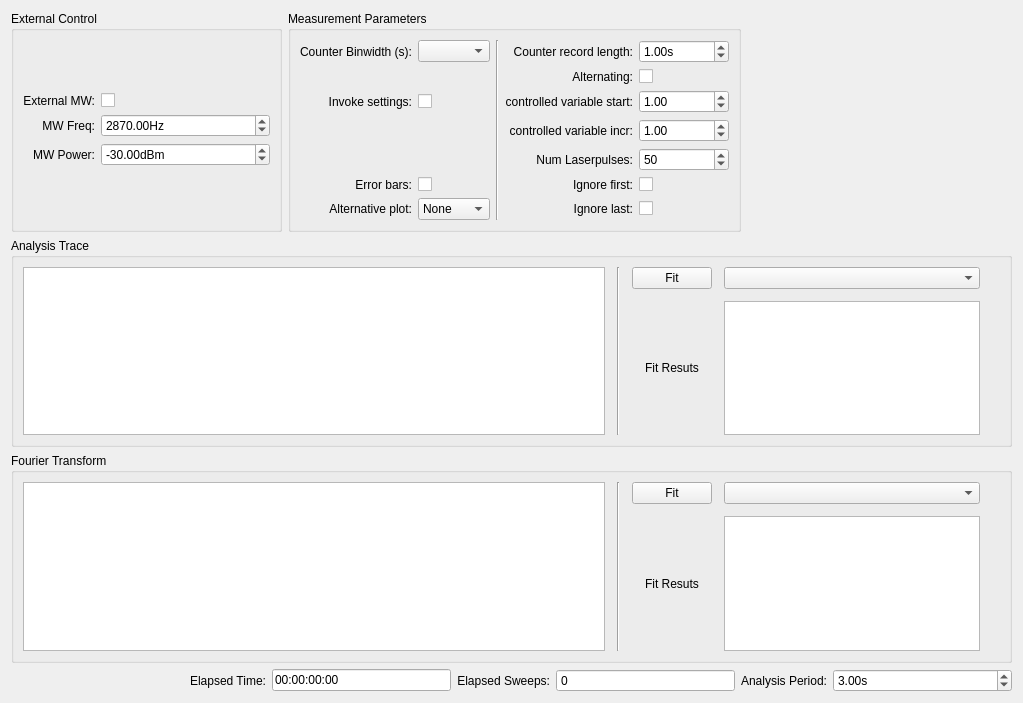
<?xml version="1.0" encoding="UTF-8"?>
<ui version="4.0">
 <class>pa</class>
 <widget class="QWidget" name="pa">
  <property name="geometry">
   <rect>
    <x>0</x>
    <y>0</y>
    <width>1023</width>
    <height>703</height>
   </rect>
  </property>
  <property name="windowTitle">
   <string>Form</string>
  </property>
  <layout class="QGridLayout" name="gridLayout">
   <item row="4" column="0" colspan="11">
    <widget class="QGroupBox" name="second_plot_GroupBox">
     <property name="title">
      <string>Fourier Transform</string>
     </property>
     <layout class="QGridLayout" name="gridLayout_23">
      <item row="0" column="0">
       <layout class="QHBoxLayout" name="horizontalLayout_4">
        <property name="spacing">
         <number>12</number>
        </property>
        <item>
         <widget class="PlotWidget" name="pulse_analysis_second_PlotWidget"/>
        </item>
        <item>
         <widget class="Line" name="line_3">
          <property name="orientation">
           <enum>Qt::Vertical</enum>
          </property>
         </widget>
        </item>
        <item>
         <layout class="QGridLayout" name="gridLayout_31">
          <item row="0" column="0">
           <widget class="QPushButton" name="alt_fit_param_PushButton">
            <property name="sizePolicy">
             <sizepolicy hsizetype="Preferred" vsizetype="Fixed">
              <horstretch>0</horstretch>
              <verstretch>0</verstretch>
             </sizepolicy>
            </property>
            <property name="text">
             <string>Fit</string>
            </property>
           </widget>
          </item>
          <item row="1" column="1">
           <widget class="QTextBrowser" name="alt_fit_param_results_TextBrowser">
            <property name="sizePolicy">
             <sizepolicy hsizetype="Preferred" vsizetype="Preferred">
              <horstretch>0</horstretch>
              <verstretch>0</verstretch>
             </sizepolicy>
            </property>
            <property name="font">
             <font>
              <kerning>false</kerning>
             </font>
            </property>
           </widget>
          </item>
          <item row="0" column="1">
           <widget class="FitSettingsComboBox" name="fit_param_alt_fit_func_ComboBox">
            <property name="sizePolicy">
             <sizepolicy hsizetype="Preferred" vsizetype="Fixed">
              <horstretch>0</horstretch>
              <verstretch>0</verstretch>
             </sizepolicy>
            </property>
           </widget>
          </item>
          <item row="1" column="0">
           <widget class="QLabel" name="label_27">
            <property name="sizePolicy">
             <sizepolicy hsizetype="Preferred" vsizetype="Preferred">
              <horstretch>0</horstretch>
              <verstretch>0</verstretch>
             </sizepolicy>
            </property>
            <property name="text">
             <string>Fit Resuts</string>
            </property>
            <property name="alignment">
             <set>Qt::AlignCenter</set>
            </property>
           </widget>
          </item>
         </layout>
        </item>
       </layout>
      </item>
      <item row="0" column="1">
       <spacer name="verticalSpacer_2">
        <property name="orientation">
         <enum>Qt::Vertical</enum>
        </property>
        <property name="sizeHint" stdset="0">
         <size>
          <width>20</width>
          <height>5000</height>
         </size>
        </property>
       </spacer>
      </item>
     </layout>
    </widget>
   </item>
   <item row="3" column="0" colspan="11">
    <widget class="QGroupBox" name="groupBox_6">
     <property name="title">
      <string>Analysis Trace</string>
     </property>
     <layout class="QGridLayout" name="gridLayout_19">
      <item row="1" column="0">
       <layout class="QHBoxLayout" name="horizontalLayout">
        <property name="spacing">
         <number>12</number>
        </property>
        <item>
         <widget class="PlotWidget" name="pulse_analysis_PlotWidget">
          <property name="sizeAdjustPolicy">
           <enum>QAbstractScrollArea::AdjustIgnored</enum>
          </property>
         </widget>
        </item>
        <item>
         <widget class="Line" name="line_2">
          <property name="sizePolicy">
           <sizepolicy hsizetype="Preferred" vsizetype="Minimum">
            <horstretch>0</horstretch>
            <verstretch>0</verstretch>
           </sizepolicy>
          </property>
          <property name="minimumSize">
           <size>
            <width>0</width>
            <height>0</height>
           </size>
          </property>
          <property name="orientation">
           <enum>Qt::Vertical</enum>
          </property>
         </widget>
        </item>
        <item>
         <layout class="QGridLayout" name="gridLayout_29">
          <item row="1" column="0">
           <widget class="QLabel" name="label_26">
            <property name="sizePolicy">
             <sizepolicy hsizetype="Preferred" vsizetype="Preferred">
              <horstretch>0</horstretch>
              <verstretch>0</verstretch>
             </sizepolicy>
            </property>
            <property name="text">
             <string>Fit Resuts</string>
            </property>
            <property name="alignment">
             <set>Qt::AlignCenter</set>
            </property>
           </widget>
          </item>
          <item row="0" column="0">
           <widget class="QPushButton" name="fit_param_PushButton">
            <property name="sizePolicy">
             <sizepolicy hsizetype="Preferred" vsizetype="Fixed">
              <horstretch>0</horstretch>
              <verstretch>0</verstretch>
             </sizepolicy>
            </property>
            <property name="text">
             <string>Fit</string>
            </property>
           </widget>
          </item>
          <item row="0" column="1">
           <widget class="FitSettingsComboBox" name="fit_param_fit_func_ComboBox">
            <property name="sizePolicy">
             <sizepolicy hsizetype="Preferred" vsizetype="Fixed">
              <horstretch>0</horstretch>
              <verstretch>0</verstretch>
             </sizepolicy>
            </property>
           </widget>
          </item>
          <item row="1" column="1">
           <widget class="QTextBrowser" name="fit_param_results_TextBrowser">
            <property name="sizePolicy">
             <sizepolicy hsizetype="Preferred" vsizetype="Preferred">
              <horstretch>0</horstretch>
              <verstretch>0</verstretch>
             </sizepolicy>
            </property>
            <property name="font">
             <font>
              <kerning>false</kerning>
             </font>
            </property>
           </widget>
          </item>
         </layout>
        </item>
       </layout>
      </item>
      <item row="1" column="1">
       <spacer name="verticalSpacer">
        <property name="orientation">
         <enum>Qt::Vertical</enum>
        </property>
        <property name="sizeHint" stdset="0">
         <size>
          <width>20</width>
          <height>5000</height>
         </size>
        </property>
       </spacer>
      </item>
     </layout>
    </widget>
   </item>
   <item row="5" column="0" colspan="11">
    <layout class="QHBoxLayout" name="horizontalLayout_2">
     <item>
      <spacer name="horizontalSpacer">
       <property name="orientation">
        <enum>Qt::Horizontal</enum>
       </property>
       <property name="sizeHint" stdset="0">
        <size>
         <width>40</width>
         <height>20</height>
        </size>
       </property>
      </spacer>
     </item>
     <item>
      <widget class="QLabel" name="time_param_elapsed_time_Label">
       <property name="text">
        <string>Elapsed Time:</string>
       </property>
       <property name="alignment">
        <set>Qt::AlignRight|Qt::AlignTrailing|Qt::AlignVCenter</set>
       </property>
      </widget>
     </item>
     <item>
      <widget class="QLineEdit" name="time_param_elapsed_time_LineEdit">
       <property name="maximumSize">
        <size>
         <width>16777215</width>
         <height>16777215</height>
        </size>
       </property>
       <property name="text">
        <string>00:00:00:00</string>
       </property>
      </widget>
     </item>
     <item>
      <widget class="QLabel" name="time_param_elapsed_sweep_Label">
       <property name="text">
        <string>Elapsed Sweeps:</string>
       </property>
       <property name="alignment">
        <set>Qt::AlignRight|Qt::AlignTrailing|Qt::AlignVCenter</set>
       </property>
      </widget>
     </item>
     <item>
      <widget class="ScienSpinBox" name="time_param_elapsed_sweep_SpinBox">
       <property name="sizePolicy">
        <sizepolicy hsizetype="Expanding" vsizetype="Fixed">
         <horstretch>0</horstretch>
         <verstretch>0</verstretch>
        </sizepolicy>
       </property>
       <property name="readOnly">
        <bool>true</bool>
       </property>
       <property name="buttonSymbols">
        <enum>QAbstractSpinBox::NoButtons</enum>
       </property>
       <property name="maximum">
        <number>999999999</number>
       </property>
      </widget>
     </item>
     <item>
      <widget class="QLabel" name="time_param_ana_periode_Label">
       <property name="text">
        <string>Analysis Period:</string>
       </property>
       <property name="alignment">
        <set>Qt::AlignRight|Qt::AlignTrailing|Qt::AlignVCenter</set>
       </property>
      </widget>
     </item>
     <item>
      <widget class="ScienDSpinBox" name="time_param_ana_periode_DoubleSpinBox">
       <property name="sizePolicy">
        <sizepolicy hsizetype="Expanding" vsizetype="Fixed">
         <horstretch>0</horstretch>
         <verstretch>0</verstretch>
        </sizepolicy>
       </property>
       <property name="suffix">
        <string>s</string>
       </property>
       <property name="minimum">
        <double>-1.000000000000000</double>
       </property>
       <property name="maximum">
        <double>999999999.000000000000000</double>
       </property>
       <property name="value">
        <double>3.000000000000000</double>
       </property>
      </widget>
     </item>
    </layout>
   </item>
   <item row="1" column="0" colspan="11">
    <layout class="QHBoxLayout" name="horizontalLayout_3">
     <item>
      <widget class="QGroupBox" name="groupBox_9">
       <property name="sizePolicy">
        <sizepolicy hsizetype="Preferred" vsizetype="Preferred">
         <horstretch>0</horstretch>
         <verstretch>0</verstretch>
        </sizepolicy>
       </property>
       <property name="maximumSize">
        <size>
         <width>300</width>
         <height>16777215</height>
        </size>
       </property>
       <property name="title">
        <string>External Control</string>
       </property>
       <layout class="QGridLayout" name="gridLayout_26">
        <item row="0" column="1">
         <layout class="QGridLayout" name="gridLayout_24">
          <item row="2" column="0">
           <widget class="QLabel" name="ext_control_mw_power_Label">
            <property name="text">
             <string>MW Power:</string>
            </property>
            <property name="alignment">
             <set>Qt::AlignRight|Qt::AlignTrailing|Qt::AlignVCenter</set>
            </property>
           </widget>
          </item>
          <item row="2" column="1">
           <widget class="ScienDSpinBox" name="ext_control_mw_power_DoubleSpinBox">
            <property name="sizePolicy">
             <sizepolicy hsizetype="Expanding" vsizetype="Fixed">
              <horstretch>0</horstretch>
              <verstretch>0</verstretch>
             </sizepolicy>
            </property>
            <property name="minimumSize">
             <size>
              <width>75</width>
              <height>0</height>
             </size>
            </property>
            <property name="maximumSize">
             <size>
              <width>200</width>
              <height>16777215</height>
             </size>
            </property>
            <property name="suffix">
             <string>dBm</string>
            </property>
            <property name="minimum">
             <double>-999999.000000000000000</double>
            </property>
            <property name="maximum">
             <double>999999.000000000000000</double>
            </property>
            <property name="value">
             <double>-30.000000000000000</double>
            </property>
           </widget>
          </item>
          <item row="0" column="0">
           <widget class="QLabel" name="label_34">
            <property name="text">
             <string>External MW:</string>
            </property>
            <property name="alignment">
             <set>Qt::AlignRight|Qt::AlignTrailing|Qt::AlignVCenter</set>
            </property>
           </widget>
          </item>
          <item row="1" column="0">
           <widget class="QLabel" name="ext_control_mw_freq_Label">
            <property name="text">
             <string>MW Freq:</string>
            </property>
            <property name="alignment">
             <set>Qt::AlignRight|Qt::AlignTrailing|Qt::AlignVCenter</set>
            </property>
           </widget>
          </item>
          <item row="0" column="1">
           <widget class="QCheckBox" name="ext_control_use_mw_CheckBox">
            <property name="sizePolicy">
             <sizepolicy hsizetype="Preferred" vsizetype="Fixed">
              <horstretch>0</horstretch>
              <verstretch>0</verstretch>
             </sizepolicy>
            </property>
            <property name="layoutDirection">
             <enum>Qt::LeftToRight</enum>
            </property>
            <property name="text">
             <string/>
            </property>
            <property name="tristate">
             <bool>false</bool>
            </property>
           </widget>
          </item>
          <item row="1" column="1">
           <widget class="ScienDSpinBox" name="ext_control_mw_freq_DoubleSpinBox">
            <property name="enabled">
             <bool>true</bool>
            </property>
            <property name="sizePolicy">
             <sizepolicy hsizetype="Expanding" vsizetype="Fixed">
              <horstretch>0</horstretch>
              <verstretch>0</verstretch>
             </sizepolicy>
            </property>
            <property name="minimumSize">
             <size>
              <width>75</width>
              <height>0</height>
             </size>
            </property>
            <property name="maximumSize">
             <size>
              <width>200</width>
              <height>16777215</height>
             </size>
            </property>
            <property name="suffix">
             <string>Hz</string>
            </property>
            <property name="maximum">
             <double>2100000044.000000000000000</double>
            </property>
            <property name="value">
             <double>2870.000000000000000</double>
            </property>
           </widget>
          </item>
         </layout>
        </item>
       </layout>
      </widget>
     </item>
     <item>
      <widget class="QGroupBox" name="groupBox_8">
       <property name="sizePolicy">
        <sizepolicy hsizetype="Expanding" vsizetype="Preferred">
         <horstretch>0</horstretch>
         <verstretch>0</verstretch>
        </sizepolicy>
       </property>
       <property name="title">
        <string>Measurement Parameters</string>
       </property>
       <layout class="QGridLayout" name="gridLayout_28">
        <item row="0" column="0">
         <layout class="QGridLayout" name="gridLayout_25">
          <item row="0" column="2" rowspan="7">
           <widget class="Line" name="line">
            <property name="orientation">
             <enum>Qt::Vertical</enum>
            </property>
           </widget>
          </item>
          <item row="6" column="4">
           <widget class="QCheckBox" name="ana_param_ignore_last_CheckBox">
            <property name="sizePolicy">
             <sizepolicy hsizetype="Preferred" vsizetype="Fixed">
              <horstretch>0</horstretch>
              <verstretch>0</verstretch>
             </sizepolicy>
            </property>
            <property name="layoutDirection">
             <enum>Qt::LeftToRight</enum>
            </property>
            <property name="text">
             <string/>
            </property>
           </widget>
          </item>
          <item row="0" column="3">
           <widget class="QLabel" name="ana_param_record_length_Label">
            <property name="text">
             <string>Counter record length:</string>
            </property>
            <property name="alignment">
             <set>Qt::AlignRight|Qt::AlignTrailing|Qt::AlignVCenter</set>
            </property>
           </widget>
          </item>
          <item row="0" column="4">
           <widget class="ScienDSpinBox" name="ana_param_record_length_DoubleSpinBox">
            <property name="sizePolicy">
             <sizepolicy hsizetype="Expanding" vsizetype="Fixed">
              <horstretch>0</horstretch>
              <verstretch>0</verstretch>
             </sizepolicy>
            </property>
            <property name="suffix">
             <string>s</string>
            </property>
            <property name="decimals">
             <number>2</number>
            </property>
            <property name="maximum">
             <double>100000000.000000000000000</double>
            </property>
            <property name="value">
             <double>1.000000000000000</double>
            </property>
           </widget>
          </item>
          <item row="2" column="4">
           <widget class="ScienDSpinBox" name="ana_param_x_axis_start_ScienDSpinBox">
            <property name="enabled">
             <bool>true</bool>
            </property>
            <property name="sizePolicy">
             <sizepolicy hsizetype="Expanding" vsizetype="Fixed">
              <horstretch>0</horstretch>
              <verstretch>0</verstretch>
             </sizepolicy>
            </property>
            <property name="maximum">
             <double>999999999.000000000000000</double>
            </property>
            <property name="value">
             <double>1.000000000000000</double>
            </property>
           </widget>
          </item>
          <item row="3" column="4">
           <widget class="ScienDSpinBox" name="ana_param_x_axis_inc_ScienDSpinBox">
            <property name="enabled">
             <bool>true</bool>
            </property>
            <property name="sizePolicy">
             <sizepolicy hsizetype="Expanding" vsizetype="Fixed">
              <horstretch>0</horstretch>
              <verstretch>0</verstretch>
             </sizepolicy>
            </property>
            <property name="maximum">
             <double>999999999.000000000000000</double>
            </property>
            <property name="value">
             <double>1.000000000000000</double>
            </property>
           </widget>
          </item>
          <item row="4" column="4">
           <widget class="QSpinBox" name="ana_param_num_laser_pulse_SpinBox">
            <property name="sizePolicy">
             <sizepolicy hsizetype="Expanding" vsizetype="Fixed">
              <horstretch>0</horstretch>
              <verstretch>0</verstretch>
             </sizepolicy>
            </property>
            <property name="minimum">
             <number>0</number>
            </property>
            <property name="maximum">
             <number>10000000</number>
            </property>
            <property name="value">
             <number>50</number>
            </property>
           </widget>
          </item>
          <item row="2" column="3">
           <widget class="QLabel" name="ana_param_x_axis_start_Label">
            <property name="text">
             <string>controlled variable start:</string>
            </property>
            <property name="alignment">
             <set>Qt::AlignRight|Qt::AlignTrailing|Qt::AlignVCenter</set>
            </property>
           </widget>
          </item>
          <item row="3" column="3">
           <widget class="QLabel" name="ana_param_x_axis_inc_Label">
            <property name="text">
             <string>controlled variable incr:</string>
            </property>
            <property name="alignment">
             <set>Qt::AlignRight|Qt::AlignTrailing|Qt::AlignVCenter</set>
            </property>
           </widget>
          </item>
          <item row="4" column="3">
           <widget class="QLabel" name="ana_param_num_laserpulses_Label">
            <property name="text">
             <string>Num Laserpulses:</string>
            </property>
            <property name="alignment">
             <set>Qt::AlignRight|Qt::AlignTrailing|Qt::AlignVCenter</set>
            </property>
           </widget>
          </item>
          <item row="0" column="0">
           <widget class="QLabel" name="label_22">
            <property name="text">
             <string>Counter Binwidth (s):</string>
            </property>
            <property name="alignment">
             <set>Qt::AlignRight|Qt::AlignTrailing|Qt::AlignVCenter</set>
            </property>
           </widget>
          </item>
          <item row="0" column="1">
           <widget class="QComboBox" name="ana_param_fc_bins_ComboBox"/>
          </item>
          <item row="2" column="0">
           <widget class="QLabel" name="label_2">
            <property name="text">
             <string>Invoke settings:</string>
            </property>
            <property name="alignment">
             <set>Qt::AlignRight|Qt::AlignTrailing|Qt::AlignVCenter</set>
            </property>
           </widget>
          </item>
          <item row="2" column="1">
           <widget class="QCheckBox" name="ana_param_invoke_settings_CheckBox">
            <property name="enabled">
             <bool>true</bool>
            </property>
            <property name="sizePolicy">
             <sizepolicy hsizetype="Preferred" vsizetype="Fixed">
              <horstretch>0</horstretch>
              <verstretch>0</verstretch>
             </sizepolicy>
            </property>
            <property name="layoutDirection">
             <enum>Qt::LeftToRight</enum>
            </property>
            <property name="text">
             <string/>
            </property>
            <property name="checked">
             <bool>false</bool>
            </property>
           </widget>
          </item>
          <item row="5" column="4">
           <widget class="QCheckBox" name="ana_param_ignore_first_CheckBox">
            <property name="sizePolicy">
             <sizepolicy hsizetype="Preferred" vsizetype="Fixed">
              <horstretch>0</horstretch>
              <verstretch>0</verstretch>
             </sizepolicy>
            </property>
            <property name="layoutDirection">
             <enum>Qt::LeftToRight</enum>
            </property>
            <property name="text">
             <string/>
            </property>
           </widget>
          </item>
          <item row="1" column="4">
           <widget class="QCheckBox" name="ana_param_alternating_CheckBox">
            <property name="sizePolicy">
             <sizepolicy hsizetype="Preferred" vsizetype="Fixed">
              <horstretch>0</horstretch>
              <verstretch>0</verstretch>
             </sizepolicy>
            </property>
            <property name="layoutDirection">
             <enum>Qt::LeftToRight</enum>
            </property>
            <property name="text">
             <string/>
            </property>
           </widget>
          </item>
          <item row="1" column="3">
           <widget class="QLabel" name="label_3">
            <property name="text">
             <string>Alternating:</string>
            </property>
            <property name="alignment">
             <set>Qt::AlignRight|Qt::AlignTrailing|Qt::AlignVCenter</set>
            </property>
           </widget>
          </item>
          <item row="5" column="3">
           <widget class="QLabel" name="label_4">
            <property name="layoutDirection">
             <enum>Qt::LeftToRight</enum>
            </property>
            <property name="text">
             <string>Ignore first:</string>
            </property>
            <property name="alignment">
             <set>Qt::AlignRight|Qt::AlignTrailing|Qt::AlignVCenter</set>
            </property>
           </widget>
          </item>
          <item row="6" column="3">
           <widget class="QLabel" name="label_5">
            <property name="text">
             <string>Ignore last:</string>
            </property>
            <property name="alignment">
             <set>Qt::AlignRight|Qt::AlignTrailing|Qt::AlignVCenter</set>
            </property>
           </widget>
          </item>
          <item row="6" column="1">
           <widget class="QComboBox" name="second_plot_ComboBox">
            <item>
             <property name="text">
              <string>None</string>
             </property>
            </item>
            <item>
             <property name="text">
              <string>FFT</string>
             </property>
            </item>
            <item>
             <property name="text">
              <string>Delta</string>
             </property>
            </item>
           </widget>
          </item>
          <item row="6" column="0">
           <widget class="QLabel" name="second_plot_Label">
            <property name="text">
             <string>Alternative plot:</string>
            </property>
            <property name="alignment">
             <set>Qt::AlignRight|Qt::AlignTrailing|Qt::AlignVCenter</set>
            </property>
           </widget>
          </item>
          <item row="5" column="0">
           <widget class="QLabel" name="show_errorbars_Label">
            <property name="text">
             <string>Error bars:</string>
            </property>
            <property name="alignment">
             <set>Qt::AlignRight|Qt::AlignTrailing|Qt::AlignVCenter</set>
            </property>
           </widget>
          </item>
          <item row="5" column="1">
           <widget class="QCheckBox" name="ana_param_errorbars_CheckBox">
            <property name="sizePolicy">
             <sizepolicy hsizetype="Preferred" vsizetype="Fixed">
              <horstretch>0</horstretch>
              <verstretch>0</verstretch>
             </sizepolicy>
            </property>
            <property name="text">
             <string/>
            </property>
           </widget>
          </item>
         </layout>
        </item>
       </layout>
      </widget>
     </item>
     <item>
      <spacer name="horizontalSpacer_2">
       <property name="orientation">
        <enum>Qt::Horizontal</enum>
       </property>
       <property name="sizeHint" stdset="0">
        <size>
         <width>40</width>
         <height>20</height>
        </size>
       </property>
      </spacer>
     </item>
    </layout>
   </item>
  </layout>
 </widget>
 <customwidgets>
  <customwidget>
   <class>ScienDSpinBox</class>
   <extends>QDoubleSpinBox</extends>
   <header location="global">qtwidgets.scientific_spinbox.h</header>
  </customwidget>
  <customwidget>
   <class>ScienSpinBox</class>
   <extends>QSpinBox</extends>
   <header>qtwidgets.scientific_spinbox.h</header>
  </customwidget>
  <customwidget>
   <class>PlotWidget</class>
   <extends>QGraphicsView</extends>
   <header>pyqtgraph</header>
  </customwidget>
  <customwidget>
   <class>FitSettingsComboBox</class>
   <extends>QComboBox</extends>
   <header>gui/fitsettings</header>
  </customwidget>
 </customwidgets>
 <tabstops>
  <tabstop>ext_control_use_mw_CheckBox</tabstop>
  <tabstop>ext_control_mw_freq_DoubleSpinBox</tabstop>
  <tabstop>ext_control_mw_power_DoubleSpinBox</tabstop>
  <tabstop>ana_param_fc_bins_ComboBox</tabstop>
  <tabstop>ana_param_invoke_settings_CheckBox</tabstop>
  <tabstop>ana_param_errorbars_CheckBox</tabstop>
  <tabstop>second_plot_ComboBox</tabstop>
  <tabstop>ana_param_record_length_DoubleSpinBox</tabstop>
  <tabstop>ana_param_alternating_CheckBox</tabstop>
  <tabstop>ana_param_x_axis_start_ScienDSpinBox</tabstop>
  <tabstop>ana_param_x_axis_inc_ScienDSpinBox</tabstop>
  <tabstop>ana_param_num_laser_pulse_SpinBox</tabstop>
  <tabstop>ana_param_ignore_first_CheckBox</tabstop>
  <tabstop>ana_param_ignore_last_CheckBox</tabstop>
  <tabstop>fit_param_fit_func_ComboBox</tabstop>
  <tabstop>fit_param_PushButton</tabstop>
  <tabstop>fit_param_results_TextBrowser</tabstop>
  <tabstop>pulse_analysis_PlotWidget</tabstop>
  <tabstop>pulse_analysis_second_PlotWidget</tabstop>
  <tabstop>time_param_elapsed_time_LineEdit</tabstop>
  <tabstop>time_param_elapsed_sweep_SpinBox</tabstop>
  <tabstop>time_param_ana_periode_DoubleSpinBox</tabstop>
 </tabstops>
 <resources/>
 <connections/>
</ui>
